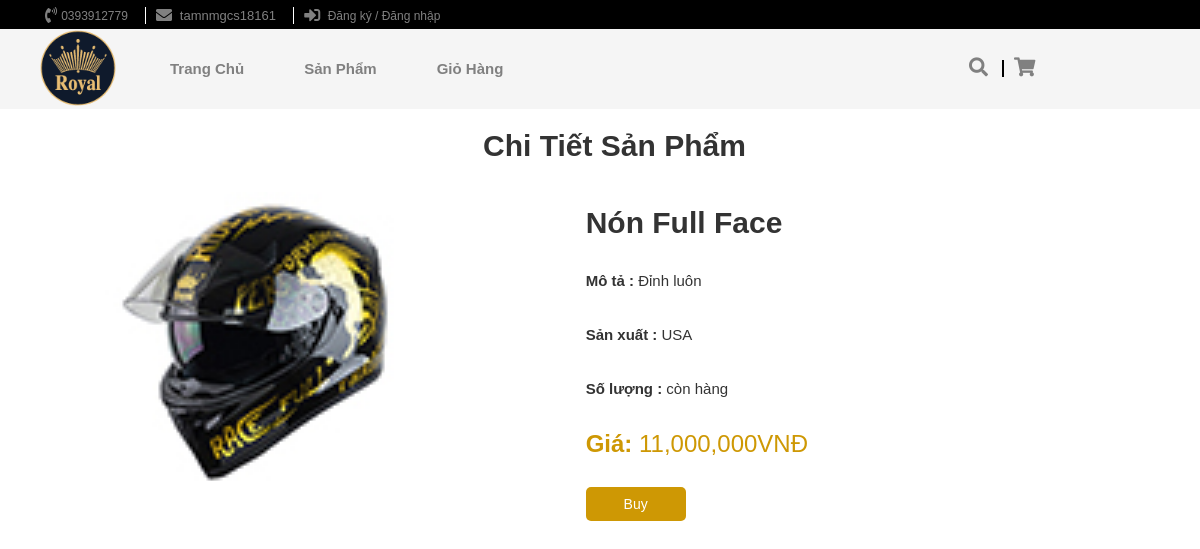
Page /font-end/Detail-sanpham.php?view=detail&proID=41 on the committed database.
### tables this page shows
CREATE TABLE `product` (
  `proID` int(10) UNSIGNED NOT NULL,
  `proImage` varchar(200) DEFAULT NULL,
  `proCateID` int(10) UNSIGNED NOT NULL,
  `proName` varchar(50) NOT NULL,
  `proDesc` text NOT NULL,
  `proMadeIn` varchar(50) DEFAULT NULL,
  `proCost` varchar(100) DEFAULT NULL,
  `number` varchar(100) DEFAULT NULL,
  `isShow` varchar(10) NOT NULL,
  `createDate` date DEFAULT current_timestamp(),
  `modifyDate` date DEFAULT current_timestamp()
);

### font-end/Detail-sanpham.php (the view, shortened to what this page needs)
<!DOCTYPE html>
<html lang="vi">
<head>
    <link rel="stylesheet" href="./libs/fontawesome-free-5.15.4/css/all.min.css">
    <link rel="stylesheet" href="https://maxcdn.bootstrapcdn.com/bootstrap/4.0.0/css/bootstrap.min.css">
    <link rel="stylesheet" href="https://maxcdn.bootstrapcdn.com/bootstrap/3.4.1/css/bootstrap.min.css">
    <link rel="stylesheet" href="https://use.fontawesome.com/releases/v5.7.0/css/all.css">
    <link rel="stylesheet" href="./Detailcss.css">
</head>
<body>
    <div class="container-fluid top-mot">
        <div class="row top-mot-content">
            <div class="col-12 top-bar">
                <ul>
                    <li>
                        <a href="tel:0935036595">
                            <i class="fas fa-phone-volume" style="font-size:16px; color: grey;line-height:30px;"></i>
                            <span style="font-size: 12px; vertical-align:1px;">0393912779</span>
                        </a>
                    </li>
                    <li class="top-bar-1">
                        <a href="#">
                            <i class="fas fa-envelope" style="font-size: 16px; color: grey; line-height:30px ;"></i>
                            <span style="font-size: 13px; vertical-align:1px;">&nbsp;tamnmgcs18161</span>
                        </a>
                    </li>
                    <li class="top-bar-1">
                        <a href="./user/sign-up.php">
                            <i class="fas fa-sign-in-alt" style="font-size: 16px; color: grey; line-height:30px"></i>
                            <span style="font-size: 12px; vertical-align:1px;">&nbsp;Đăng ký / Đăng nhập</span>
                        </a>
                    </li>
                </ul>
            </div>
        </div>
    </div>
    <header>
        <div class="container-fluid top-hai">
            <div class="row top-hai-content">
                <div class="col-1 top-hai-item ">
                    <img src="img/logo.png" style="padding-left:25px; max-height: 76px;border-radius: 40%; display: block; width: auto; margin-top: 1px;">
                </div>
                <div class="col-9 top-haidrop-item ">
                    <ul>
                        <li><a href="./home.php">Trang Chủ</a></li>
                        <li><a href="./sanpham.php">Sản Phẩm</a></li>
                        <li><a href="#">Giỏ Hàng</a></li>
                    </ul>
                </div>
                <div class="col-2  top-hai-item-icon">
                    <ul>
                        <li>
                            <a href="#">
                                <i class="fa fa-search" style="font-size: 19px; line-height: 60px;"></i>
                            </a>
                        </li>
                        <li class="cart">
                            <a href="#">
                                <i class="fa fa-shopping-cart" style="font-size: 19px; line-height:70px;"></i>
                            </a>
                        </li>
                    </ul>
                </div>
            </div>
        </div>
    </header>
    <section>
        <div class="container-fluid product">
            <div class="row" style="text-align: center; margin-left:40%;">
                <h2><strong> Chi Tiết Sản Phẩm</strong></h2>
            </div>
            <div class="now product3">
                <?php
                include "./connect_data.php";
                $ProID = $_GET['proID'];
                $sql = "SELECT * FROM product WHERE proID = '$ProID' ";
                $result =  $conn->query($sql);
                while ($row = mysqli_fetch_assoc($result)) {
                ?>
                    <div class="content-detail" style="margin-top: 20px;">
                        <img style="width:300px;" src="<?php echo( "../back-end/imgAdd/"  .$row["proImage"]); ?>" />
                        <div class="content">
                            <h2 style="font-weight: bold;"><?php echo $row["proName"]; ?></h2>
                            <p><strong>Mô tả : </strong><?php echo $row["proDesc"]; ?></p>
                            <p><strong>Sản xuất : </strong><?php echo $row["proMadeIn"]; ?></p>
                            <p><strong>Số lượng :</strong> <?php if($row["number"] > 0) { echo "còn hàng";}else{echo"Hết hàng";} ?></p>
                            <h3 style="color:rgb(206, 152, 4)"><strong>Giá: </strong><?php echo $row["proCost"]; ?>VNĐ</h3>
                            <button class=" btn Buy"><a href="cart.php?view=cart&proID=<?php echo $row["proID"] ?>">Buy</a></button>
                        </div>
                    </div>
                <?php
                }
                ?>
            </div>
        </div>
    </section>
</body>
</html>

### rows in the picture
product: proImage (picture), proName "Nón Full Face", proDesc "Đỉnh luôn", proMadeIn "USA", number "còn hàng", proCost "11,000,000"
